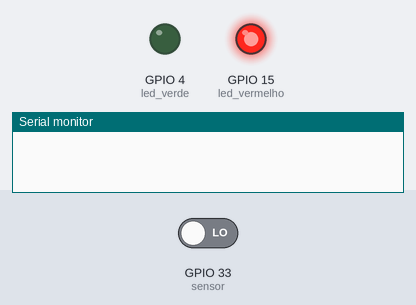
Simulated run of this sketch. Board: ESP32. Shown: output pins drawn as LEDs (lit = HIGH), the last lines printed to the serial monitor. Inputs (shaded band) come from the test bench; at power-on: GPIO 33 (sensor) LOW.

Above: at 1.2 s.
1.3 s: GPIO 33 (sensor) driven HIGH
At 1.7 s:
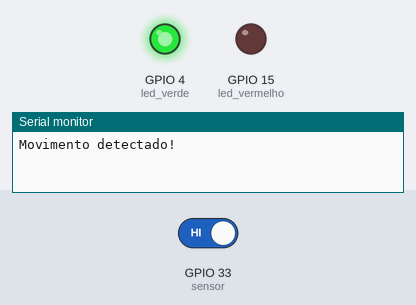
2.8 s: GPIO 33 (sensor) driven LOW
At 4.5 s:
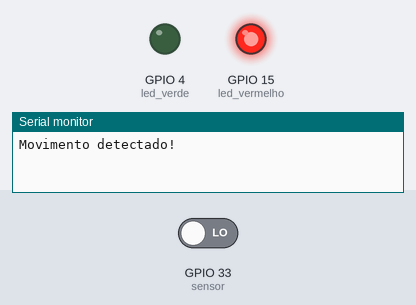
Timing chart, 0 to 6.0 s (numbered marks = the images above; inputs shaded):
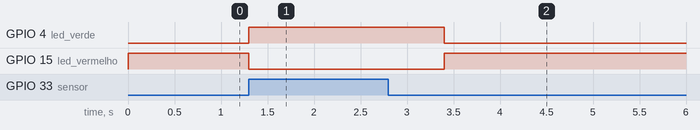

The sketch:

Activity_02.ino
```cpp
int led_verde = 4;
int led_vermelho = 15;
int sensor = 33;

void setup() {
  Serial.begin(9600);
  pinMode(sensor, INPUT);
  pinMode(led_verde, OUTPUT);
  pinMode(led_vermelho, OUTPUT);

  digitalWrite(led_verde, LOW);
  digitalWrite(led_vermelho, LOW);
}

void loop() {
  int s = digitalRead(sensor);

  if(s == HIGH) {
    digitalWrite(led_verde, HIGH);
    digitalWrite(led_vermelho, LOW);
    Serial.println("Movimento detectado!");
    delay(2000);
  } else {
    digitalWrite(led_verde, LOW);
    digitalWrite(led_vermelho, HIGH);
  }

  delay(100);
}
```

Measured:
- after the input at 1.3 s, GPIO 4 (led_verde): LOW → HIGH at once; GPIO 15 (led_vermelho): HIGH → LOW at once
- after the input at 2.8 s, GPIO 4 (led_verde): HIGH → LOW after 0.60 s; GPIO 15 (led_vermelho): LOW → HIGH after 0.60 s
